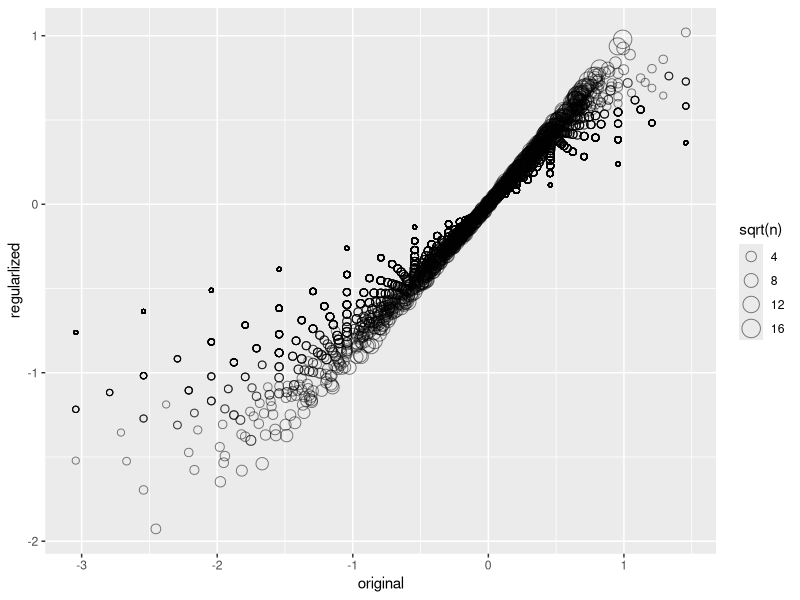
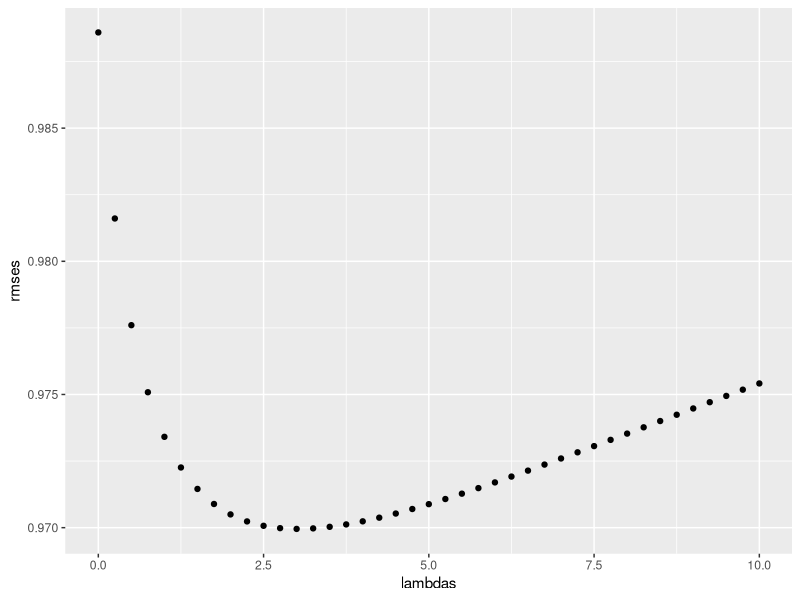
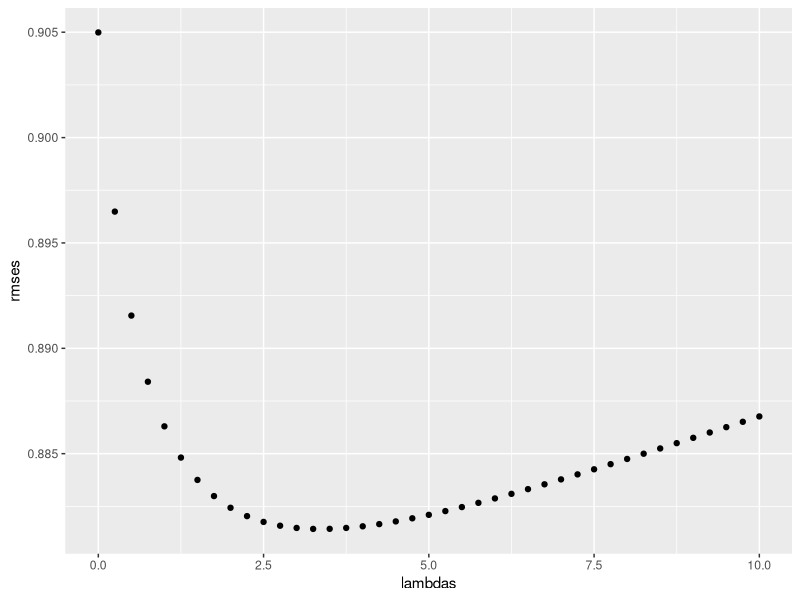

Write the R code that produced these figures, in order.
# Regularization
library(dslabs)
library(tidyverse)
library(caret)
data("movielens")
set.seed(755)
test_index <- createDataPartition(y = movielens$rating, times = 1,
                                  p = 0.2, list = FALSE)
train_set <- movielens[-test_index,]
test_set <- movielens[test_index,]
test_set <- test_set %>% 
  semi_join(train_set, by = "movieId") %>%
  semi_join(train_set, by = "userId")
RMSE <- function(true_ratings, predicted_ratings){
  sqrt(mean((true_ratings - predicted_ratings)^2))
}
mu_hat <- mean(train_set$rating)
naive_rmse <- RMSE(test_set$rating, mu_hat)
rmse_results <- data_frame(method = "Just the average", RMSE = naive_rmse)
mu <- mean(train_set$rating) 
movie_avgs <- train_set %>% 
  group_by(movieId) %>% 
  summarize(b_i = mean(rating - mu))
predicted_ratings <- mu + test_set %>% 
  left_join(movie_avgs, by='movieId') %>%
  .$b_i
model_1_rmse <- RMSE(predicted_ratings, test_set$rating)
rmse_results <- bind_rows(rmse_results,
                          data_frame(method="Movie Effect Model",
                                     RMSE = model_1_rmse ))
user_avgs <- test_set %>% 
  left_join(movie_avgs, by='movieId') %>%
  group_by(userId) %>%
  summarize(b_u = mean(rating - mu - b_i))
predicted_ratings <- test_set %>% 
  left_join(movie_avgs, by='movieId') %>%
  left_join(user_avgs, by='userId') %>%
  mutate(pred = mu + b_i + b_u) %>%
  .$pred
model_2_rmse <- RMSE(predicted_ratings, test_set$rating)
rmse_results <- bind_rows(rmse_results,
                          data_frame(method="Movie + User Effects Model",  
                                     RMSE = model_2_rmse ))

test_set %>% 
  left_join(movie_avgs, by='movieId') %>%
  mutate(residual = rating - (mu + b_i)) %>%
  arrange(desc(abs(residual))) %>% 
  select(title,  residual) %>% slice(1:10) %>% knitr::kable()

movie_titles <- movielens %>% 
  select(movieId, title) %>%
  distinct()
movie_avgs %>% left_join(movie_titles, by="movieId") %>%
  arrange(desc(b_i)) %>% 
  select(title, b_i) %>% 
  slice(1:10) %>%  
  knitr::kable()

movie_avgs %>% left_join(movie_titles, by="movieId") %>%
  arrange(b_i) %>% 
  select(title, b_i) %>% 
  slice(1:10) %>%  
  knitr::kable()

train_set %>% dplyr::count(movieId) %>% 
  left_join(movie_avgs) %>%
  left_join(movie_titles, by="movieId") %>%
  arrange(desc(b_i)) %>% 
  select(title, b_i, n) %>% 
  slice(1:10) %>% 
  knitr::kable()

train_set %>% dplyr::count(movieId) %>% 
  left_join(movie_avgs) %>%
  left_join(movie_titles, by="movieId") %>%
  arrange(b_i) %>% 
  select(title, b_i, n) %>% 
  slice(1:10) %>% 
  knitr::kable()

lambda <- 3
mu <- mean(train_set$rating)
movie_reg_avgs <- train_set %>% 
  group_by(movieId) %>% 
  summarize(b_i = sum(rating - mu)/(n()+lambda), n_i = n()) 

data_frame(original = movie_avgs$b_i, 
           regularlized = movie_reg_avgs$b_i, 
           n = movie_reg_avgs$n_i) %>%
  ggplot(aes(original, regularlized, size=sqrt(n))) + 
  geom_point(shape=1, alpha=0.5)

train_set %>%
  dplyr::count(movieId) %>% 
  left_join(movie_reg_avgs) %>%
  left_join(movie_titles, by="movieId") %>%
  arrange(desc(b_i)) %>% 
  select(title, b_i, n) %>% 
  slice(1:10) %>% 
  knitr::kable()

train_set %>%
  dplyr::count(movieId) %>% 
  left_join(movie_reg_avgs) %>%
  left_join(movie_titles, by="movieId") %>%
  arrange(b_i) %>% 
  select(title, b_i, n) %>% 
  slice(1:10) %>% 
  knitr::kable()

predicted_ratings <- test_set %>% 
  left_join(movie_reg_avgs, by='movieId') %>%
  mutate(pred = mu + b_i) %>%
  .$pred

model_3_rmse <- RMSE(predicted_ratings, test_set$rating)
rmse_results <- bind_rows(rmse_results,
                          data_frame(method="Regularized Movie Effect Model",  
                                     RMSE = model_3_rmse ))
rmse_results %>% knitr::kable()

lambdas <- seq(0, 10, 0.25)
mu <- mean(train_set$rating)
just_the_sum <- train_set %>% 
  group_by(movieId) %>% 
  summarize(s = sum(rating - mu), n_i = n())
rmses <- sapply(lambdas, function(l){
  predicted_ratings <- test_set %>% 
    left_join(just_the_sum, by='movieId') %>% 
    mutate(b_i = s/(n_i+l)) %>%
    mutate(pred = mu + b_i) %>%
    .$pred
  return(RMSE(predicted_ratings, test_set$rating))
})
qplot(lambdas, rmses)  
lambdas[which.min(rmses)]

lambdas <- seq(0, 10, 0.25)
rmses <- sapply(lambdas, function(l){
  mu <- mean(train_set$rating)
  b_i <- train_set %>%
    group_by(movieId) %>%
    summarize(b_i = sum(rating - mu)/(n()+l))
  b_u <- train_set %>% 
    left_join(b_i, by="movieId") %>%
    group_by(userId) %>%
    summarize(b_u = sum(rating - b_i - mu)/(n()+l))
  predicted_ratings <- 
    test_set %>% 
    left_join(b_i, by = "movieId") %>%
    left_join(b_u, by = "userId") %>%
    mutate(pred = mu + b_i + b_u) %>%
    .$pred
  return(RMSE(predicted_ratings, test_set$rating))
})

qplot(lambdas, rmses)  

lambda <- lambdas[which.min(rmses)]
lambda

rmse_results <- bind_rows(rmse_results,
                          data_frame(method="Regularized Movie + User Effect Model",  
                                     RMSE = min(rmses)))
rmse_results %>% knitr::kable()
